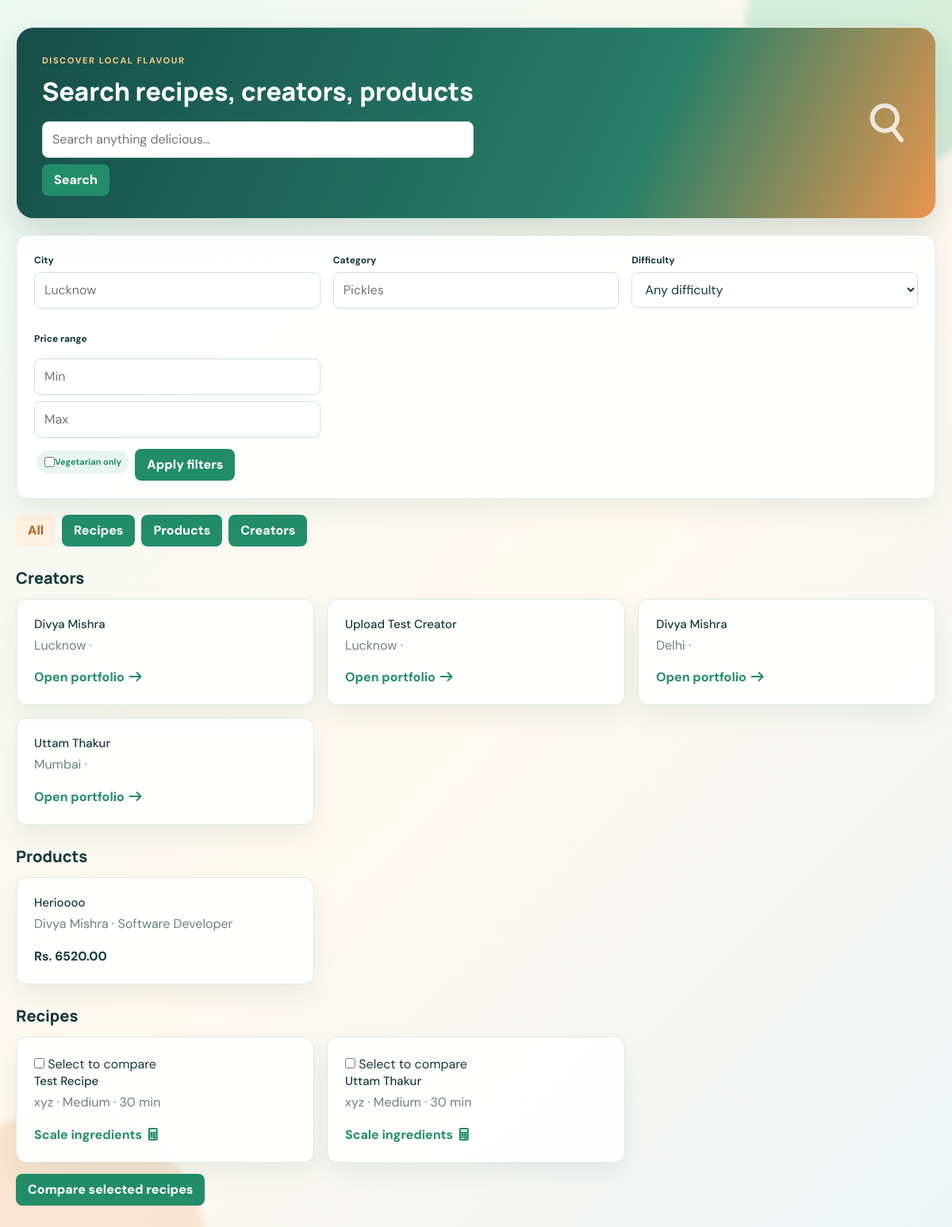
The app's page /search/ with its own data.
### project_app/models.py (models this page shows, shortened)
class CreatorDetail(models.Model):
    name=models.CharField(max_length=45)
    email=models.EmailField(max_length=55,primary_key=True)
    password=models.CharField(max_length=55)
    phone=models.CharField(max_length=13)
    city=models.CharField(max_length=60)
    about_me=models.TextField()
    profile_pic=models.ImageField(default="",upload_to="creatorpic")
    speciality=models.CharField(max_length=120, blank=True, default="")
    is_verified=models.BooleanField(default=False)
    is_blocked=models.BooleanField(default=False)
    delivery_radius_km = models.PositiveIntegerField(default=10)
    response_time_minutes = models.PositiveIntegerField(default=60)
    profile_views = models.PositiveIntegerField(default=0)

class Product(models.Model):
    creator=models.ForeignKey(CreatorDetail,on_delete=models.CASCADE)
    phone = models.CharField(max_length=10)
    product_name = models.CharField(max_length=150)
    category = models.CharField(
        max_length=100,
    )
    price = models.DecimalField(
        max_digits=10,
        decimal_places=2
    )
    quantity = models.CharField(max_length=20)
    product_pic = models.ImageField(
        upload_to='products/',
        null=True,
        blank=True
    )
    description = models.TextField()
    prepared_on = models.DateField(null=True, blank=True)
    best_before_days = models.PositiveIntegerField(default=30)
    batch_code = models.CharField(max_length=30, blank=True, default="")
    is_homemade = models.BooleanField(default=True)
    creator_choice = models.BooleanField(default=False)
    date = models.DateField(auto_now_add=True)

class RecipeVideo(models.Model):
    creator=models.ForeignKey(CreatorDetail,on_delete=models.CASCADE)
    phone = models.CharField(max_length=10)
    name = models.CharField(max_length=150)
    recipe_category = models.CharField(
        max_length=100
    )
    ingredients = models.TextField()
    recipe_video = models.FileField(
        upload_to='recipe_videos/'
    )
    thumbnail = models.ImageField(upload_to="recipe_thumbnails/", blank=True, null=True)
    description = models.TextField()
    cooking_time = models.PositiveIntegerField(default=30)
    difficulty = models.CharField(max_length=30, default='Medium')
    food_type = models.CharField(max_length=20, default='Vegetarian')
    likes = models.PositiveIntegerField(default=0)
    views = models.PositiveIntegerField(default=0)
    status = models.CharField(max_length=20, default='Published')
    servings = models.PositiveIntegerField(default=2)
    date = models.DateField(auto_now_add=True)

### project_app/views.py (the view)
# urls.py: path("search/", views.advanced_search, name="advanced_search"),
def advanced_search(request):
    query = (request.GET.get("q") or "").strip()
    tab = request.GET.get("tab", "all")
    city = (request.GET.get("city") or "").strip()
    category = (request.GET.get("category") or "").strip()
    difficulty = (request.GET.get("difficulty") or "").strip()
    veg = request.GET.get("veg") == "1"
    min_price = request.GET.get("min_price") or ""
    max_price = request.GET.get("max_price") or ""
    creators = CreatorDetail.objects.filter(Q(name__icontains=query) | Q(city__icontains=query) | Q(speciality__icontains=query), is_blocked=False) if query else CreatorDetail.objects.filter(is_blocked=False)
    products = Product.objects.filter(Q(product_name__icontains=query) | Q(category__icontains=query) | Q(description__icontains=query)) if query else Product.objects.all()
    recipes = RecipeVideo.objects.filter(Q(name__icontains=query) | Q(recipe_category__icontains=query) | Q(description__icontains=query), status="Published") if query else RecipeVideo.objects.filter(status="Published")
    if city:
        creators = creators.filter(city__icontains=city)
        products = products.filter(creator__city__icontains=city)
        recipes = recipes.filter(creator__city__icontains=city)
    if category:
        products = products.filter(category__icontains=category)
        recipes = recipes.filter(recipe_category__icontains=category)
    if difficulty:
        recipes = recipes.filter(difficulty__iexact=difficulty)
    if veg:
        recipes = recipes.filter(food_type__icontains="vegetarian")
    if min_price:
        products = products.filter(price__gte=min_price)
    if max_price:
        products = products.filter(price__lte=max_price)
    return render(request, "user/advanced_search_results.html", {"query": query, "tab": tab, "city": city, "category": category, "difficulty": difficulty, "veg": veg, "min_price": min_price, "max_price": max_price, "creators": creators[:20], "products": products.select_related("creator")[:20], "recipes": recipes.select_related("creator")[:20]})

### project_app/context_processors.py (called while the page is built, shortened)
def session_account(request):
    email = request.session.get("session_key")
    role = request.session.get("role")
    account = None
    if email and role == "user":
        account = UserDetail.objects.filter(email=email).first()
    elif email and role == "creator":
        account = CreatorDetail.objects.filter(email=email, is_blocked=False).first()
    if not account:
        return {
            "site_account": None,
            "site_role": None,
            "site_is_logged_in": False,
        }

### project_app/templates/user/advanced_search_results.html (shortened to what this page needs)
<!doctype html>
{% load static %}
<html lang="en"><head>{% include 'common/common_css.html' %}<link rel="stylesheet" href="{% static 'css/marketplace.css' %}"></head><body><div class="mk-page"><div class="mk-shell">
<section class="mk-hero"><div><span class="mk-kicker">Discover local flavour</span><h1>Search recipes, creators, products</h1><form method="get" class="mk-actions"><input class="mk-input" name="q" value="{{ query }}" placeholder="Search anything delicious..."><button class="mk-btn">Search</button></form></div><div class="mk-hero-mark"><i class="fa-solid fa-magnifying-glass"></i></div></section>
<form method="get" class="mk-card" style="margin-bottom:20px"><input type="hidden" name="q" value="{{ query }}"><div class="mk-grid"><div class="mk-field"><label class="mk-label">City</label><input class="mk-input" name="city" value="{{ city }}" placeholder="Lucknow"></div><div class="mk-field"><label class="mk-label">Category</label><input class="mk-input" name="category" value="{{ category }}" placeholder="Pickles"></div><div class="mk-field"><label class="mk-label">Difficulty</label><select class="mk-input" name="difficulty"><option value="">Any difficulty</option><option {% if difficulty == 'Easy' %}selected{% endif %}>Easy</option><option {% if difficulty == 'Medium' %}selected{% endif %}>Medium</option><option {% if difficulty == 'Hard' %}selected{% endif %}>Hard</option></select></div><div class="mk-field"><label class="mk-label">Price range</label><div class="mk-actions"><input class="mk-input" name="min_price" value="{{ min_price }}" placeholder="Min"><input class="mk-input" name="max_price" value="{{ max_price }}" placeholder="Max"></div></div></div><label class="mk-tag"><input type="checkbox" name="veg" value="1" {% if veg %}checked{% endif %}> Vegetarian only</label> <button class="mk-btn" type="submit">Apply filters</button></form>
<div class="mk-actions"><a class="mk-btn {% if tab == 'all' %}alt{% endif %}" href="?q={{ query }}&tab=all">All</a><a class="mk-btn {% if tab == 'recipes' %}alt{% endif %}" href="?q={{ query }}&tab=recipes">Recipes</a><a class="mk-btn {% if tab == 'products' %}alt{% endif %}" href="?q={{ query }}&tab=products">Products</a><a class="mk-btn {% if tab == 'creators' %}alt{% endif %}" href="?q={{ query }}&tab=creators">Creators</a></div>
<div class="mk-section-title"><h2>Creators</h2></div><div class="mk-grid">{% for creator in creators %}<article class="mk-card"><h3>{{ creator.name }}</h3><p>{{ creator.city }} &middot; {{ creator.speciality }}</p><a href="{% url 'creator_portfolio' creator.email %}">Open portfolio <i class="fa-solid fa-arrow-right"></i></a></article>{% empty %}<div class="mk-card mk-empty">No creators found.</div>{% endfor %}</div>
<div class="mk-section-title"><h2>Products</h2></div><div class="mk-grid">{% for product in products %}<article class="mk-card"><h3>{{ product.product_name }}</h3><p>{{ product.creator.name }} &middot; {{ product.category }}</p><strong>Rs. {{ product.price }}</strong></article>{% empty %}<div class="mk-card mk-empty">No products found.</div>{% endfor %}</div>
<div class="mk-section-title"><h2>Recipes</h2></div><form method="get" action="{% url 'compare_recipes' %}"><div class="mk-grid">{% for recipe in recipes %}<article class="mk-card"><label><input type="checkbox" name="recipe" value="{{ recipe.id }}"> Select to compare</label><h3>{{ recipe.name }}</h3><p>{{ recipe.recipe_category }} &middot; {{ recipe.difficulty }} &middot; {{ recipe.cooking_time }} min</p><a href="{% url 'recipe_calculator' recipe.id %}">Scale ingredients <i class="fa-solid fa-calculator"></i></a></article>{% empty %}<div class="mk-card mk-empty">No recipes found.</div>{% endfor %}</div><button class="mk-btn" style="margin-top:14px">Compare selected recipes</button></form>
</div></div></body></html>

### project_app/templates/common/common_css.html (shortened to what this page needs)
{%load static%}
<link href="https://cdn.jsdelivr.net/npm/bootstrap@5.3.8/dist/css/bootstrap.min.css" rel="stylesheet">
<link rel="stylesheet" href="https://cdnjs.cloudflare.com/ajax/libs/font-awesome/7.3.0/css/all.min.css" />
<link rel="stylesheet" href="{% static 'css/style.css' %}">
<link rel="stylesheet" href="{% static 'css/responsive.css' %}">

### project_app/static/css/style.css (style rules this page uses)
* { box-sizing: border-box; }
body { background-image: url(images\background.jpeg); }

### project_app/static/css/responsive.css (style rules this page uses)
html { width: 100%; overflow-x: hidden; }
body { width: 100%; max-width: 100%; overflow-x: hidden; }
input, select, textarea, button { max-width: 100%; }

### project_app/static/css/marketplace.css (style rules this page uses)
:root { --mk-ink:#183b39;--mk-muted:#70817f;--mk-line:#dce9e4;--mk-green:#238d6a;--mk-orange:#ed8a3b;--mk-paper:rgba(255,255,255,.9); }
* { box-sizing:border-box }
.mk-page { min-height:100vh;padding:34px 18px 70px;color:var(--mk-ink);font-family:'DM Sans',sans-serif;background:linear-gradient(135deg,#eef8f3,#fff9f1 52%,#edf4f6);position:relative;overflow:hidden }
.mk-page:before,.mk-page:after { content:'';position:fixed;width:360px;height:360px;border-radius:50%;filter:blur(4px);opacity:.25;pointer-events:none;z-index:0 }
.mk-page:before { top:-150px;right:-100px;background:#65c99c;animation:mk-float 12s ease-in-out infinite alternate }
.mk-page:after { bottom:-170px;left:-100px;background:#f2a96b;animation:mk-float 16s ease-in-out infinite alternate-reverse }
.mk-shell { position:relative;z-index:1;max-width:1160px;margin:auto }
.mk-hero { display:flex;align-items:center;justify-content:space-between;gap:22px;padding:28px 32px;margin-bottom:20px;border:1px solid rgba(255,255,255,.8);border-radius:22px;background:linear-gradient(115deg,#164e49,#287f68 68%,#e9964d);color:#fff;box-shadow:0 18px 42px rgba(29,83,68,.18);animation:mk-rise .55s ease both }
.mk-hero h1 { margin:6px 0;font:800 32px Manrope,sans-serif }
.mk-kicker { font-size:11px;font-weight:800;letter-spacing:.14em;text-transform:uppercase;color:#f5cc83 }
.mk-hero-mark { font-size:46px;opacity:.8;transform:rotate(8deg) }
.mk-grid { display:grid;grid-template-columns:repeat(3,minmax(0,1fr));gap:16px }
.mk-card { padding:22px;border:1px solid var(--mk-line);border-radius:14px;background:var(--mk-paper);box-shadow:0 14px 32px rgba(31,76,63,.08);animation:mk-rise .55s ease both;transition:transform .25s,box-shadow .25s }
.mk-card h3 { margin:0 0 6px;font-size:15px }
.mk-card p { color:var(--mk-muted);line-height:1.55 }
.mk-card a { color:var(--mk-green);font-weight:700;text-decoration:none }
.mk-tag { display:inline-flex;padding:6px 10px;margin:3px;border-radius:999px;background:#e8f6ef;color:var(--mk-green);font-size:11px;font-weight:700 }
.mk-btn { display:inline-flex;align-items:center;justify-content:center;gap:8px;min-height:40px;padding:0 15px;border:0;border-radius:8px;background:var(--mk-green);color:#fff!important;font-weight:800;text-decoration:none;cursor:pointer }
.mk-btn.alt { background:#fff0df;color:#b86121!important }
.mk-actions { display:flex;flex-wrap:wrap;gap:8px;margin-top:16px }
.mk-input,.mk-page textarea,.mk-page select { width:100%;min-height:41px;padding:10px 12px;border:1px solid #cfe1da;border-radius:8px;background:#fff;color:var(--mk-ink) }
.mk-label { display:block;margin:0 0 6px;font-size:12px;font-weight:800 }
.mk-field { margin-bottom:13px }
.mk-section-title { display:flex;align-items:center;justify-content:space-between;margin:26px 0 13px }
.mk-section-title h2 { margin:0;font:800 20px Manrope,sans-serif }

### records on screen
CreatorDetail: name "Divya Mishra", city "Lucknow"
CreatorDetail: name "Upload Test Creator", city "Lucknow"
CreatorDetail: name "Divya Mishra", city "Delhi"
CreatorDetail: name "Uttam Thakur", city "Mumbai"
Product: product_name "Herioooo", creator.name "Divya Mishra", category "Software Developer", price "6520.00"
RecipeVideo: name "Test Recipe", recipe_category "xyz", difficulty "Medium", cooking_time "30"
RecipeVideo: name "Uttam Thakur", recipe_category "xyz", difficulty "Medium", cooking_time "30"
